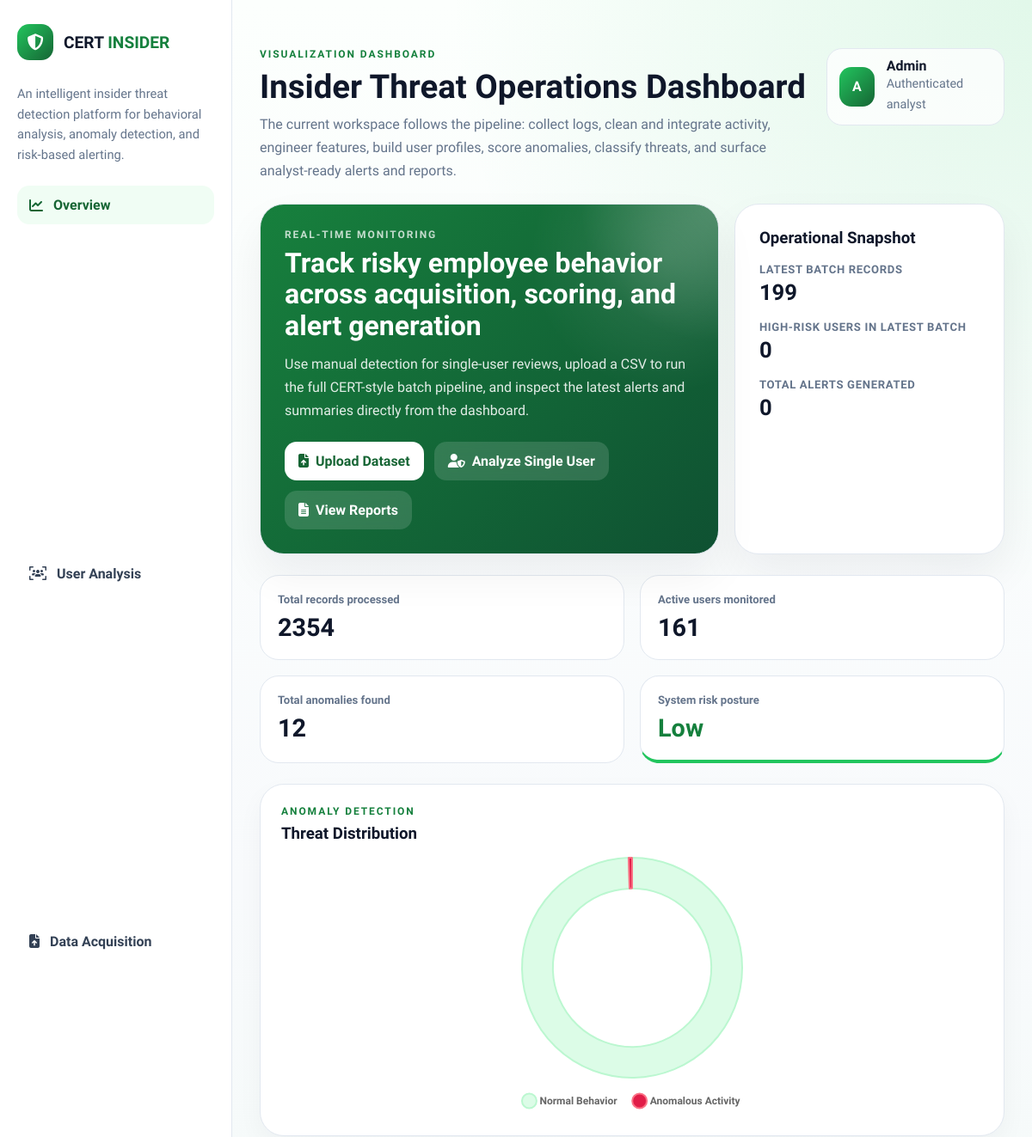
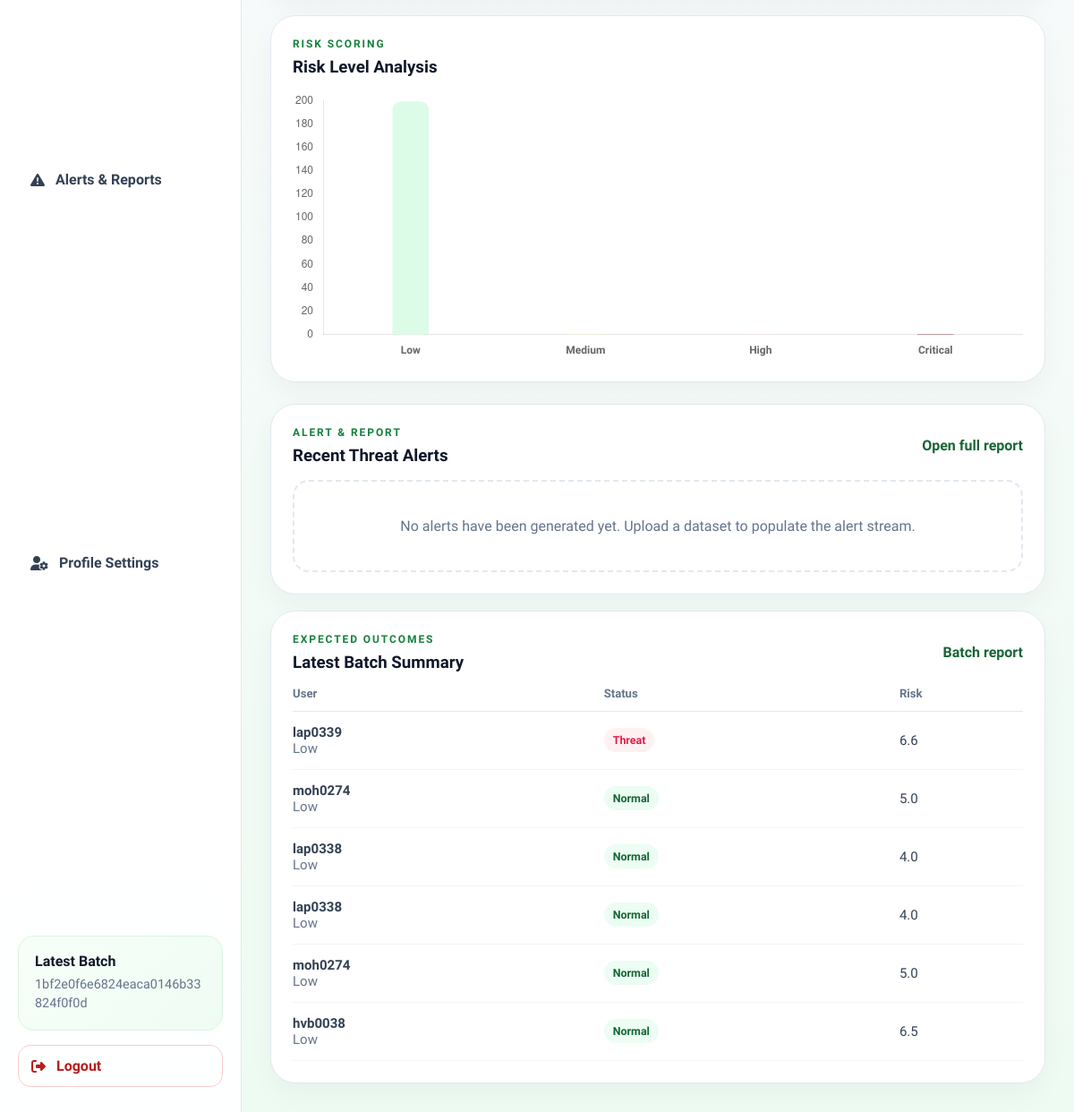
The app's page /dashboard (signed in) with its own data (2 pictures, top to bottom).
### models/log.py (models this page shows, shortened)
class Log(db.Model):
    __tablename__ = "logs"
    id = db.Column(db.Integer, primary_key=True)
    batch_id = db.Column(db.String(64), nullable=False, index=True)
    user_id = db.Column(db.Integer, db.ForeignKey("users.id"), nullable=False, index=True)
    event_timestamp = db.Column(db.DateTime, nullable=True, index=True)
    login_frequency = db.Column(db.Float, nullable=False, default=0.0)
    after_hours_activity = db.Column(db.Float, nullable=False, default=0.0)
    night_login_count = db.Column(db.Float, nullable=False, default=0.0)
    file_access_count = db.Column(db.Float, nullable=False, default=0.0)
    email_activity_count = db.Column(db.Float, nullable=False, default=0.0)
    usb_usage_count = db.Column(db.Float, nullable=False, default=0.0)
    anomaly_flag = db.Column(db.Boolean, nullable=False, default=False)
    threat_level = db.Column(db.String(20), nullable=False, default="low")
    source_filename = db.Column(db.String(255), nullable=True)
    raw_record = db.Column(db.JSON, nullable=False)
    created_at = db.Column(db.DateTime, nullable=False, server_default=func.now())
    user = db.relationship("User", back_populates="logs")
    risk_score = db.relationship("RiskScore", back_populates="log", uselist=False, cascade="all, delete-orphan")
    alerts = db.relationship("Alert", back_populates="log", lazy=True, cascade="all, delete-orphan")

### models/user.py (models this page shows, shortened)
class User(db.Model):
    __tablename__ = "users"
    id = db.Column(db.Integer, primary_key=True)
    username = db.Column(db.String(80), unique=True, nullable=False, index=True)
    email = db.Column(db.String(120), unique=True, nullable=False, index=True)
    password_hash = db.Column(db.String(255), nullable=False)
    first_name = db.Column(db.String(100), nullable=True)
    last_name = db.Column(db.String(100), nullable=True)
    role = db.Column(db.String(50), nullable=False, default="analyst")
    created_at = db.Column(db.DateTime, nullable=False, server_default=func.now())
    otp_hash = db.Column(db.String(255), nullable=True)
    otp_expiry = db.Column(db.DateTime, nullable=True)
    logs = db.relationship("Log", back_populates="user", lazy=True)
    @property
    def fname(self):
        if self.first_name:
            return self.first_name.capitalize()
        parts = self.username.replace("_", ".").split(".")
        return parts[0].capitalize() if parts and parts[0] else "User"
    @property
    def lname(self):
        if self.last_name:
            return self.last_name.capitalize()
        parts = self.username.replace("_", ".").split(".")
        return parts[1].capitalize() if len(parts) > 1 and parts[1] else ""

### app.py (the view)
    @app.route("/dashboard", methods=["GET"])
    @_login_required
    def dashboard():
        return render_template("dashboard.html", **_dashboard_context())

### templates/dashboard.html (shortened to what this page needs)
{% extends "base.html" %}
{% block content %}
        <header>
            <div>
                <div class="eyebrow">Visualization Dashboard</div>
                <h1>Insider Threat Operations Dashboard</h1>
                <p>The current workspace follows the pipeline: collect logs, clean and integrate activity, engineer features, build user profiles, score anomalies, classify threats, and surface analyst-ready alerts and reports.</p>
            </div>
            <a href="{{ url_for('profile') }}" class="user-profile" style="text-decoration: none; color: inherit;">
                <div class="avatar">{{ current_user.fname[:1] }}{{ current_user.lname[:1] }}</div>
                <div>
                    <strong>{{ current_user.fname }} {{ current_user.lname }}</strong>
                    <p style="color: var(--slate-500); font-size: 0.9rem;">Authenticated analyst</p>
                </div>
            </a>
        </header>
        <section class="hero">
            <div class="hero-card">
                <div class="hero-orb"></div>
                <div class="eyebrow" style="color: rgba(255,255,255,0.75);">Real-time Monitoring</div>
                <h2>Track risky employee behavior across acquisition, scoring, and alert generation</h2>
                <p>Use manual detection for single-user reviews, upload a CSV to run the full CERT-style batch pipeline, and inspect the latest alerts and summaries directly from the dashboard.</p>
                <div class="hero-actions">
                    <a href="{{ url_for('upload') }}" class="hero-button primary"><i class="fas fa-file-arrow-up"></i> Upload Dataset</a>
                    <a href="{{ url_for('detect_view') }}" class="hero-button secondary"><i class="fas fa-user-shield"></i> Analyze Single User</a>
                    <a href="{{ url_for('results') }}" class="hero-button secondary"><i class="fas fa-file-lines"></i> View Reports</a>
                </div>
            </div>
            <div class="hero-side">
                <h3>Operational Snapshot</h3>
                <div class="side-kpis">
                    <div class="side-kpi">
                        <span>Latest batch records</span>
                        <strong>{{ stats.latest_batch_records }}</strong>
                    </div>
                    <div class="side-kpi">
                        <span>High-risk users in latest batch</span>
                        <strong>{{ stats.high_risk_count }}</strong>
                    </div>
                    <div class="side-kpi">
                        <span>Total alerts generated</span>
                        <strong>{{ stats.alerts_count }}</strong>
                    </div>
                </div>
            </div>
        </section>
        <section class="stat-grid">
            <div class="stat-card">
                <span>Total records processed</span>
                <strong>{{ stats.records_processed }}</strong>
            </div>
            <div class="stat-card">
                <span>Active users monitored</span>
                <strong>{{ stats.users_monitored }}</strong>
            </div>
            <div class="stat-card">
                <span>Total anomalies found</span>
                <strong>{{ stats.active_anomalies }}</strong>
            </div>
            <div class="stat-card" style="border-bottom: 4px solid {{ 'var(--danger)' if stats.risk_label in ['High', 'Critical'] else 'var(--amber)' if stats.risk_label == 'Medium' else 'var(--green-500)' }};">
                <span>System risk posture</span>
                <strong style="color: {{ 'var(--danger)' if stats.risk_label in ['High', 'Critical'] else 'var(--amber)' if stats.risk_label == 'Medium' else 'var(--green-600)' }};">{{ stats.risk_label }}</strong>
            </div>
        </section>
        <section class="chart-grid">
            <div class="panel">
                <div class="section-head">
                    <div>
                        <div class="eyebrow">Anomaly Detection</div>
                        <h3>Threat Distribution</h3>
                    </div>
                </div>
                <div class="chart-container">
                    <canvas id="threatChart"></canvas>
                </div>
            </div>
            <div class="panel">
                <div class="section-head">
                    <div>
                        <div class="eyebrow">Risk Scoring</div>
                        <h3>Risk Level Analysis</h3>
                    </div>
                </div>
                <div class="chart-container">
                    <canvas id="riskChart"></canvas>
                </div>
            </div>
        </section>
        <section class="lower-grid">
            <div class="panel">
                <div class="section-head">
                    <div>
                        <div class="eyebrow">Alert & Report</div>
                        <h3>Recent Threat Alerts</h3>
                    </div>
                    <a href="{{ url_for('results') }}">Open full report</a>
                </div>
                {% if recent_alerts %}
                <div class="table-wrap">
                    <table>
                        <thead>
                            <tr>
                                <th>User</th>
                                <th>Severity</th>
                                <th>Risk Score</th>
                                <th>Detected At</th>
                            </tr>
                        </thead>
                        <tbody>
                            {% for alert in recent_alerts %}
                            <tr>
                                <td>
                                    <strong>{{ alert.user }}</strong><br>
                                    <span style="color: var(--slate-500);">{{ alert.message }}</span>
                                </td>
                                <td><span class="tag high">{{ alert.severity }}</span></td>
                                <td>{{ alert.risk_score }}</td>
                                <td>{{ alert.created_at }}</td>
                            </tr>
                            {% endfor %}
                        </tbody>
                    </table>
                </div>
                {% else %}
                <div class="empty-state">No alerts have been generated yet. Upload a dataset to populate the alert stream.</div>
                {% endif %}
            </div>
            <div class="panel">
                <div class="section-head">
                    <div>
                        <div class="eyebrow">Expected Outcomes</div>
                        <h3>Latest Batch Summary</h3>
                    </div>
                    {% if latest_batch_id %}
                    <a href="{{ url_for('results', batch_id=latest_batch_id) }}">Batch report</a>
                    {% endif %}
                </div>
                {% if latest_results %}
                <div class="table-wrap">
                    <table>
                        <thead>
                            <tr>
                                <th>User</th>
                                <th>Status</th>
                                <th>Risk</th>
                            </tr>
                        </thead>
                        <tbody>
                            {% for row in latest_results %}
                            <tr>
                                <td>
                                    <strong>{{ row.user }}</strong><br>
                                    <span style="color: var(--slate-500);">{{ row.threat_level }}</span>
                                </td>
                                <td>
                                    <span class="tag {{ 'threat' if row.status == 'Threat' else 'normal' }}">{{ row.status }}</span>
                                </td>
                                <td>{{ row.risk_score }}</td>
                            </tr>
                            {% endfor %}
                        </tbody>
                    </table>
                </div>
                {% else %}
                <div class="empty-state">No processed batch is available yet. Start with the Data Acquisition module to see scored results here.</div>
                {% endif %}
            </div>
        </section>
{% endblock %}
{% block extra_js %}
    <script>
        // Chart Initialization
        document.addEventListener('DOMContentLoaded', function() {
            // Threat Distribution Chart
            const threatCtx = document.getElementById('threatChart').getContext('2d');
            new Chart(threatCtx, {
                type: 'doughnut',
                data: {
                    labels: ['Normal Behavior', 'Anomalous Activity'],
                    datasets: [{
                        data: [{{ charts.threat_distribution.Normal }}, {{ charts.threat_distribution.Threats }}],
                        backgroundColor: ['#dcfce7', '#e11d48'],
                        borderColor: ['#bbf7d0', '#fb7185'],
                        borderWidth: 2,
                        hoverOffset: 12
                    }]
                },
                options: {
                    cutout: '72%',
                    responsive: true,
                    maintainAspectRatio: false,
                    plugins: {
                        legend: { position: 'bottom', labels: { usePointStyle: true, padding: 20, font: { family: 'Plus Jakarta Sans', weight: 600 } } }
                    }
                }
            });
            // Risk Scoring Chart
            const riskCtx = document.getElementById('riskChart').getContext('2d');
            new Chart(riskCtx, {
                type: 'bar',
                data: {
                    labels: ['Low', 'Medium', 'High', 'Critical'],
                    datasets: [{
                        label: 'Users',
                        data: [{{ charts.risk_buckets.Low }}, {{ charts.risk_buckets.Medium }}, {{ charts.risk_buckets.High }}, {{ charts.risk_buckets.Critical }}],
                        backgroundColor: ['#dcfce7', '#fef3c7', '#fee2e2', '#7f1d1d'],
                        borderRadius: 10,
                        barThickness: 40
                    }]
                },
                options: {
                    responsive: true,
                    maintainAspectRatio: false,
                    scales: {
                        y: { beginAtZero: true, grid: { display: false } },
                        x: { grid: { display: false }, ticks: { font: { family: 'Plus Jakarta Sans', weight: 600 } } }
                    },
                    plugins: {
                        legend: { display: false }
                    }
                }
            });
        });
    </script>
{% endblock %}

### templates/base.html (shortened to what this page needs)
<!DOCTYPE html>
<html lang="en">
<head>
    <link rel="stylesheet" href="https://cdnjs.cloudflare.com/ajax/libs/font-awesome/6.4.0/css/all.min.css">
</head>
<body>
    {% set active_page = request.endpoint %}
    <aside class="sidebar">
        <a href="{{ url_for('dashboard') }}" class="logo">
            <i class="fas fa-shield-halved"></i>
            <div>CERT <span>INSIDER</span></div>
        </a>
        <p class="sidebar-copy">An intelligent insider threat detection platform for behavioral analysis, anomaly detection, and risk-based alerting.</p>
        <ul class="nav-menu">
            <li><a href="{{ url_for('dashboard') }}" class="nav-link {{ 'active' if active_page == 'dashboard' else '' }}"><i class="fas fa-chart-line"></i> Overview</a></li>
            <li><a href="{{ url_for('detect_view') }}" class="nav-link {{ 'active' if active_page in ['detect_view', 'predict'] else '' }}"><i class="fas fa-users-viewfinder"></i> User Analysis</a></li>
            <li><a href="{{ url_for('upload') }}" class="nav-link {{ 'active' if active_page == 'upload' else '' }}"><i class="fas fa-file-arrow-up"></i> Data Acquisition</a></li>
            <li><a href="{{ url_for('results') }}" class="nav-link {{ 'active' if active_page == 'results' else '' }}"><i class="fas fa-triangle-exclamation"></i> Alerts & Reports</a></li>
            <li><a href="{{ url_for('profile') }}" class="nav-link {{ 'active' if active_page == 'profile' else '' }}"><i class="fas fa-user-gear"></i> Profile Settings</a></li>
        </ul>
        <div class="sidebar-summary">
            <strong>Latest Batch</strong>
            <p>{% if latest_batch_id %}{{ latest_batch_id }}{% else %}No dataset processed yet{% endif %}</p>
        </div>
        <a href="{{ url_for('logout') }}" class="nav-link logout-btn">
            <i class="fas fa-right-from-bracket"></i> Logout
        </a>
    </aside>
    <main class="main-content">
        {% block content %}{% endblock %}
    </main>
    {% block extra_js %}{% endblock %}
</body>
</html>

### records on screen
Log: batch "1bf2e0f6e6824eaca0146b33824f0f0d"
User: first_name+username "A", fname "Admin"
User: user "lap0339", threat_level "Low", status "Threat", risk_score "6.6"
User: user "moh0274", threat_level "Low", status "Normal", risk_score "5.0"
User: user "lap0338", threat_level "Low", status "Normal", risk_score "4.0"
User: user "hvb0038", threat_level "Low", status "Normal", risk_score "6.5"

### other values on screen
{{ stats.latest_batch_records }} "199"
{{ stats.high_risk_count }} "0"
{{ stats.alerts_count }} "0"
{{ stats.records_processed }} "2354"
{{ stats.users_monitored }} "161"
{{ stats.active_anomalies }} "12"
{{ stats.risk_label }} "Low"
chart data {{ charts.threat_distribution.Normal }} 2342
chart data {{ charts.threat_distribution.Threats }} 12
chart data {{ charts.risk_buckets.Low }} 199
chart data {{ charts.risk_buckets.Medium }} 0
